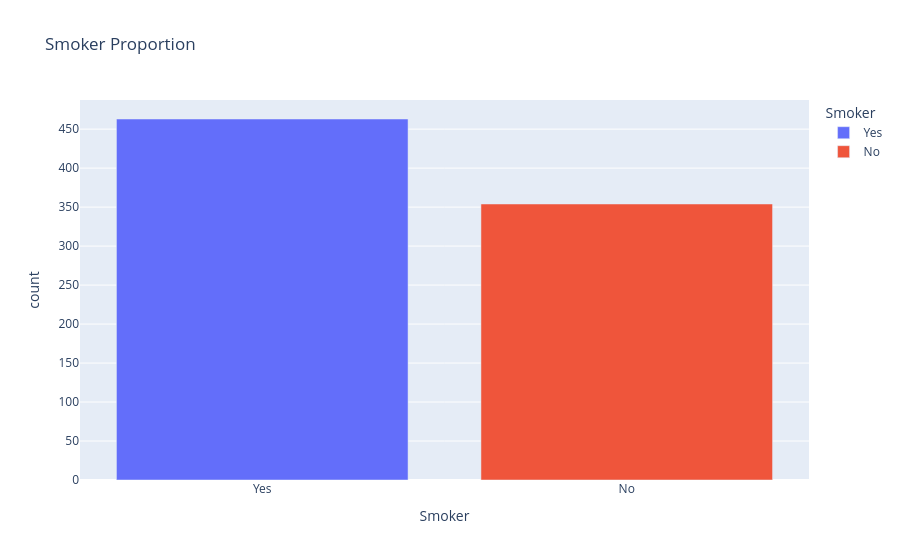

Notebook code for this chart:
### Code cell
fig4 = px.bar(
    df["Smoker"].value_counts().reset_index(),
    x="Smoker",
    y="count",
    title="Smoker Proportion",
    color="Smoker"
)

fig4.show()

### Figure 1 — Plotly figure (JSON) as saved in the notebook; plotly's stock layout.template omitted (floating-point values rounded to 4 significant figures)
{"data": [{"hovertemplate": "Smoker=%{x}<br>count=%{y}<extra></extra>", "legendgroup": "Yes", "marker": {"color": "#636efa", "pattern": {"shape": ""}}, "name": "Yes", "orientation": "v", "showlegend": true, "textposition": "auto", "type": "bar", "x": ["Yes"], "xaxis": "x", "y": [463], "yaxis": "y"}, {"hovertemplate": "Smoker=%{x}<br>count=%{y}<extra></extra>", "legendgroup": "No", "marker": {"color": "#EF553B", "pattern": {"shape": ""}}, "name": "No", "orientation": "v", "showlegend": true, "textposition": "auto", "type": "bar", "x": ["No"], "xaxis": "x", "y": [354], "yaxis": "y"}], "layout": {"barmode": "relative", "legend": {"title": {"text": "Smoker"}, "tracegroupgap": 0}, "title": {"text": "Smoker Proportion"}, "xaxis": {"anchor": "y", "categoryarray": ["Yes", "No"], "categoryorder": "array", "domain": [0, 1], "title": {"text": "Smoker"}}, "yaxis": {"anchor": "x", "domain": [0, 1], "title": {"text": "count"}}}}
